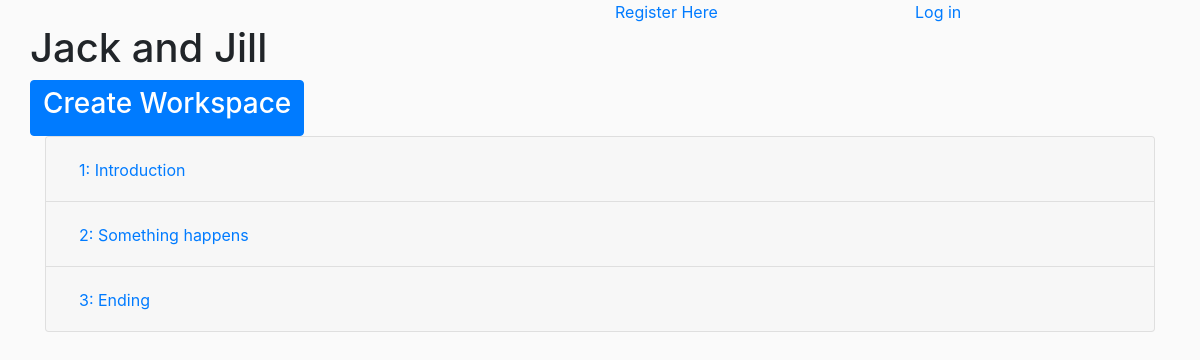
/workspaces/workspace/1/1/, run on the app's committed database.
### working/models.py (models this page shows, shortened)
class Book(models.Model):
    workspace = models.ForeignKey(Workspace, related_name="books")
    title = models.CharField(max_length=200, blank=False)
    blurb = models.TextField(max_length=140, blank=True)
    def __str__(self):
        return self.title

class Chapter(models.Model):
    book = models.ForeignKey(Book, related_name="chapters")
    chap_num = models.IntegerField(blank=True)
    title = models.CharField(max_length=200, blank=True)
    content = models.TextField(blank=True)

### working/views.py (the view)
# urls.py: url(r'^workspace/(\d+)/(\d+)/$', book, name="book"),
def book(request, ws, id):
    content = get_object_or_404(Workspace, pk=ws)
    book = get_object_or_404(Book, pk=id)
    return render(request, "book.html", {"content":content, "book":book})

### working/templates/book.html (shortened to what this page needs)
{% extends "base.html" %}
{% load bootstrap_tags %}
{% block content %}
<div class="container">
    <div class="row">
        <h1>{{ book }}</h1>
    </div>
    <div class="row">
        <a class="btn btn-primary" href="{% url 'createworkspace' %}"><h3>Create Workspace</h3></a>
    </div>
    <div class="row">
        <div class="col-sm-12">
        <div class="accordion" id="accordionExample">
            {% for chapter in book.chapters.all|dictsort:"chap_num" %}
            <div class="card">
                <div class="card-header" id="heading{{ chapter.chap_num }}">
                    <h2 class="mb-0">
                        <button class="btn btn-link collapsed" type="button" data-toggle="collapse" data-target="#collapse{{ chapter.chap_num }}" aria-expanded="false" aria-controls="collapseTwo">
                            {{ chapter.chap_num }}: {{ chapter.title }}
                        </button>
                    </h2>
                </div>
            </div>
            {% endfor %}
        </div>
        </div>
    </div>
</div>
{% endblock %}

### static/css/style.css (style rules this page uses)
body { background-color: #fafafa; }

### data on the page
Book: title "Jack and Jill"
Chapter: chap_num "1", title "Introduction"
Chapter: chap_num "2", title "Something happens"
Chapter: chap_num "3", title "Ending"
